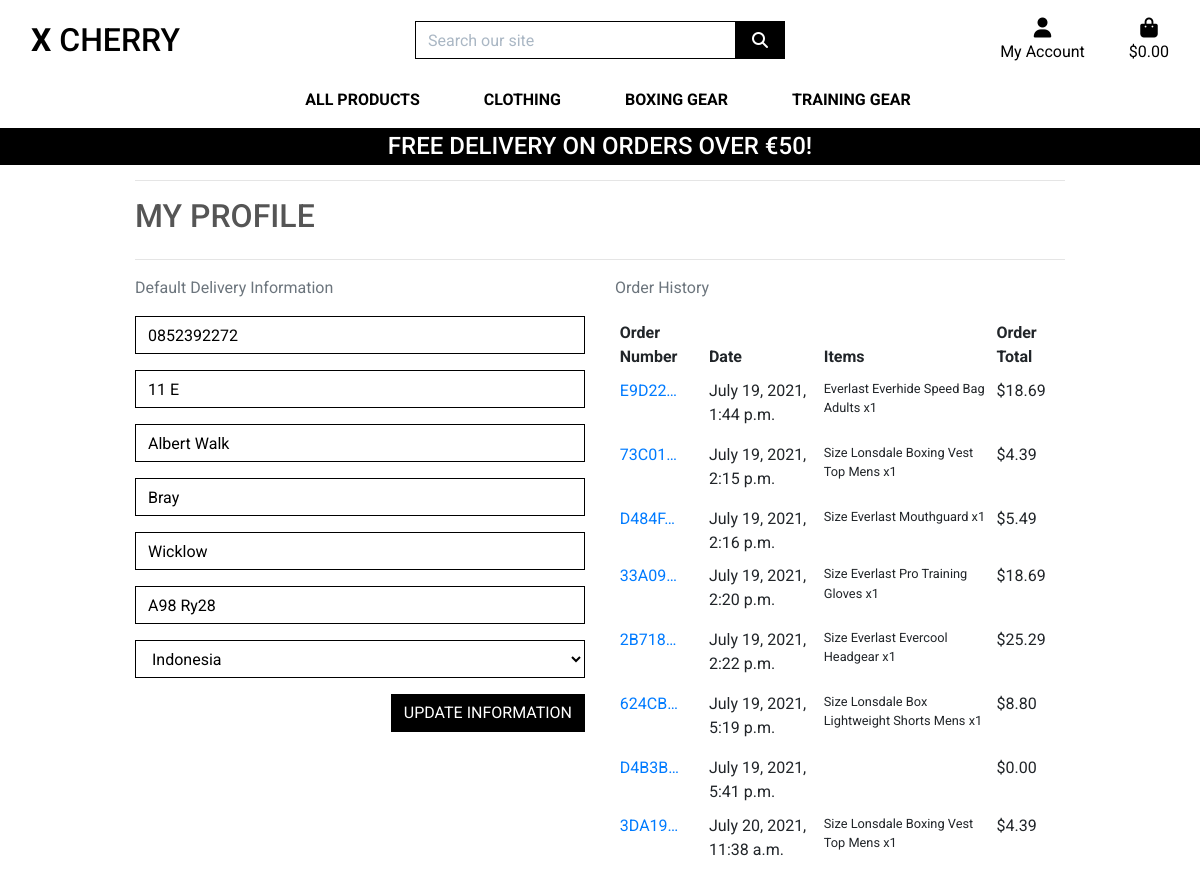
/profile/ (signed in), run on the app's committed database.
### profiles/models.py (models this page shows, shortened)
class UserProfile(models.Model):
    user = models.OneToOneField(User, on_delete=models.CASCADE)
    default_phone_number = models.CharField(max_length=20, null=True, blank=True)
    default_street_address1 = models.CharField(max_length=80, null=True, blank=True)
    default_street_address2 = models.CharField(max_length=80, null=True, blank=True)
    default_town_or_city = models.CharField(max_length=40, null=True, blank=True)
    default_county = models.CharField(max_length=80, null=True, blank=True)
    default_postcode = models.CharField(max_length=20, null=True, blank=True)
    default_country = CountryField(blank_label='Country', null=True, blank=True)

### checkout/models.py (models this page shows, shortened)
class Order(models.Model):
    order_number = models.CharField(max_length=32, null=False, editable=False)
    user_profile = models.ForeignKey(UserProfile, on_delete=models.SET_NULL,
                                     null=True, blank=True,
                                     related_name='orders')
    full_name = models.CharField(max_length=50, null=False, blank=False)
    email = models.EmailField(max_length=254, null=False, blank=False)
    phone_number = models.CharField(max_length=20, null=False, blank=False)
    country = CountryField(blank_label='Country *', null=False, blank=False)
    postcode = models.CharField(max_length=20, null=True, blank=True)
    town_or_city = models.CharField(max_length=40, null=False, blank=False)
    street_address1 = models.CharField(max_length=80, null=False, blank=False)
    street_address2 = models.CharField(max_length=80, null=True, blank=True)
    county = models.CharField(max_length=80, null=True, blank=True)
    date = models.DateTimeField(auto_now_add=True)
    delivery_cost = models.DecimalField(max_digits=6, decimal_places=2, null=False, default=0)
    order_total = models.DecimalField(max_digits=10, decimal_places=2, null=False, default=0)
    grand_total = models.DecimalField(max_digits=10, decimal_places=2, null=False, default=0)
    original_bag = models.TextField(null=False, blank=False, default='')
    stripe_pid = models.CharField(max_length=254, null=False, blank=False, default='')

class OrderLineItem(models.Model):
    order = models.ForeignKey(Order, null=False, blank=False, on_delete=models.CASCADE, related_name='lineitems')
    product = models.ForeignKey(Product, null=False, blank=False, on_delete=models.CASCADE)
    product_size = models.CharField(max_length=2, null=True, blank=True)  # XS, S, M, L, XL
    quantity = models.IntegerField(null=False, blank=False, default=0)
    lineitem_total = models.DecimalField(max_digits=6, decimal_places=2, null=False, blank=False, editable=False)

### products/models.py (models this page shows, shortened)
class Product(models.Model):
    category = models.ForeignKey('Category', null=True, blank=True, on_delete=models.SET_NULL)
    sku = models.CharField(max_length=254, null=True, blank=True)
    name = models.CharField(max_length=254)
    description = models.TextField()
    has_sizes = models.BooleanField(default=False, null=True, blank=True,)
    price = models.DecimalField(max_digits=6, decimal_places=2)
    rating = models.DecimalField(max_digits=6, decimal_places=2, null=True, blank=True)
    image_url = models.URLField(max_length=1024, null=True, blank=True)
    image = models.ImageField(null=True, blank=True)

### profiles/views.py (the view)
# urls.py: path('', views.profile, name='profile'),
def profile(request):
    profile = get_object_or_404(UserProfile, user=request.user)
    if request.method == 'POST':
        form = UserProfileForm(request.POST, instance=profile)
        if form.is_valid():
            form.save()
            messages.success(request, 'Profile updated successfully')
        else:
            messages.error(request, 'Update failed. Please ensure the form is valid.')
    else:
        form = UserProfileForm(instance=profile)
    orders = profile.orders.all()
    template = 'profiles/profile.html'
    context = {
        'form': form,
        'orders': orders,
        'on_profile_page': True
    }
    return render(request, template, context)

### profiles/forms.py
class UserProfileForm(forms.ModelForm):
    class Meta:
        model = UserProfile
        exclude = ('user',)
    def __init__(self, *args, **kwargs):
        super().__init__(*args, **kwargs)
        placeholders = {
            'default_phone_number': 'Phone Number',
            'default_postcode': 'Postal Code',
            'default_town_or_city': 'Town or City',
            'default_street_address1': 'Street Address 1',
            'default_street_address2': 'Street Address 2',
            'default_county': 'County, State or Locality',
        }
        self.fields['default_phone_number'].widget.attrs['autofocus'] = True
        for field in self.fields:
            if field != 'default_country':
                if self.fields[field].required:
                    placeholder = f'{placeholders[field]} *'
                else:
                    placeholder = placeholders[field]
                self.fields[field].widget.attrs['placeholder'] = placeholder
            self.fields[field].widget.attrs['class'] = 'border-black rounded-0 profile-form-input'
            self.fields[field].label = False

### bag/contexts.py (called while the page is built, shortened)
def bag_contents(request):
    bag_items = []
    total = 0
    product_count = 0
    bag = request.session.get('bag', {})
    if total < settings.FREE_DELIVERY_THRESHOLD:
        delivery = total * Decimal(settings.STANDARD_DELIVERY_PERCENTAGE/100)
        free_delivery_delta = settings.FREE_DELIVERY_THRESHOLD - total
    else:
        delivery = 0
        free_delivery_delta = 0
    grand_total = delivery + total
    context = {
        'bag_items': bag_items,
        'total': total,
        'product_count': product_count,
        'delivery': delivery,
        'free_delivery_delta': free_delivery_delta,
        'free_delivery_threshold': settings.FREE_DELIVERY_THRESHOLD,
        'grand_total': grand_total,
    }
    return context

### profiles/templates/profiles/profile.html (shortened to what this page needs)
{% extends "base.html" %}
{% load static %}
{% block extra_css %}
    <link rel="stylesheet" href="{% static 'profiles/css/profile.css' %}">
{% endblock %}
{% block page_header %}
    <div class="container header-container">
    </div>
{% endblock %}
{% block content %}
    <div class="overlay"></div>
    <div class="container">
        <div class="row">
            <div class="col">
                <hr>
                    <h2 class="logo-font mb-4">My Profile</h2>
                <hr>
            </div>
        </div>
        <div class="row">
            <div class="col-12 col-md-6">
                <p class="text-muted">Default Delivery Information</p>
                <form action="{% url 'profile' %}" class="mt-3" method="POST" id="profile-update-form">
                    {{ form|crispy }}
                    <button class="btn btn-black rounded-0 text-uppercase float-right">Update Information</button>
                </form>
            </div>
            <div class="col-12 col-md-6">
                <p class="text-muted">Order History</p>
                <div class="order-history table-responsive">
                    <table class="table table-sm table-borderless">
                        <thead>
                            <tr>
                                <th>Order Number</th>
                                <th>Date</th>
                                <th>Items</th>
                                <th>Order Total</th>
                            </tr>
                        </thead>
                        <tbody>
                            {% for order in orders %}
                                <tr>
                                    <td>
                                        <a href="{% url 'order_history' order.order_number %}"
                                            title="{{ order.order_number }}">
                                            {{ order.order_number|truncatechars:6 }}
                                        </a>
                                    </td>
                                    <td>{{ order.date }}</td>
                                    <td>
                                        <ul class="list-unstyled">
                                            {% for item in order.lineitems.all %}
                                                <li class="small">
                                                    {% if item.product.has_sizes %}
                                                        Size {{ item.product.size|upper }}
                                                    {% endif %}{{ item.product.name }} x{{ item.quantity }}
                                                </li>
                                            {% endfor %}
                                        </ul>
                                    </td>
                                    <td>${{ order.grand_total }}</td>
                                </tr>
                            {% endfor %}
                        </tbody>
                    </table>
                </div>
            </div>
        </div>
{% endblock %}

### static/css/base.css (style rules this page uses)
html { height: 100%; }
body { background: url('/media/homepage-hero-img.jpg') no-repeat center center fixed; background-size: cover; height: calc(100vh - 164px); color: #555; font-family: 'Roboto', sans-serif; }
.logo-font { text-transform: uppercase; }
.btn-black { background: black; color: white; }
.border-black { border: 1px solid black !important; }
.overlay { height: 100%; width: 100%; top: 0; left: 0; position: fixed; background: white; z-index: -1; }
@media (min-width: 1200px) { .container { max-width: 80%; } }
@media (min-width: 992px) { .header-container { padding-top: 164px; } }

### profiles/static/profiles/css/profile.css (style rules this page uses)
.order-history { min-height: 416px; overflow-y: auto; }
#profile-update-form .form-control { color: #000; }
#profile-update-form input::placeholder { color: #aab7c4; }

### data on the page
UserProfile: default_phone_number "0852392272", default_street_address1 "11 E", default_street_address2 "Albert Walk", default_town_or_city "Bray", default_county "Wicklow", default_postcode "A98 Ry28", default_country "Indonesia"
Order: order_number "E9D22…", date "July 19, 2021, 1:44 p.m.", grand_total "18.69"
OrderLineItem: product.name "Everlast Everhide Speed Bag Adults", quantity "1"
Order: order_number "73C01…", date "July 19, 2021, 2:15 p.m.", grand_total "4.39"
OrderLineItem: product.name "Lonsdale Boxing Vest Top Mens", quantity "1"
Order: order_number "D484F…", date "July 19, 2021, 2:16 p.m.", grand_total "5.49"
OrderLineItem: product.name "Everlast Mouthguard", quantity "1"
Order: order_number "33A09…", date "July 19, 2021, 2:20 p.m.", grand_total "18.69"
OrderLineItem: product.name "Everlast Pro Training Gloves", quantity "1"
Order: order_number "2B718…", date "July 19, 2021, 2:22 p.m.", grand_total "25.29"
OrderLineItem: product.name "Everlast Evercool Headgear", quantity "1"
Order: order_number "624CB…", date "July 19, 2021, 5:19 p.m.", grand_total "8.80"
OrderLineItem: product.name "Lonsdale Box Lightweight Shorts Mens", quantity "1"
Order: order_number "D4B3B…", date "July 19, 2021, 5:41 p.m.", grand_total "0.00"
Order: order_number "3DA19…", date "July 20, 2021, 11:38 a.m.", grand_total "4.39"
OrderLineItem: product.name "Lonsdale Boxing Vest Top Mens", quantity "1"

### other printed values
{{ free_delivery_threshold }} "50"
